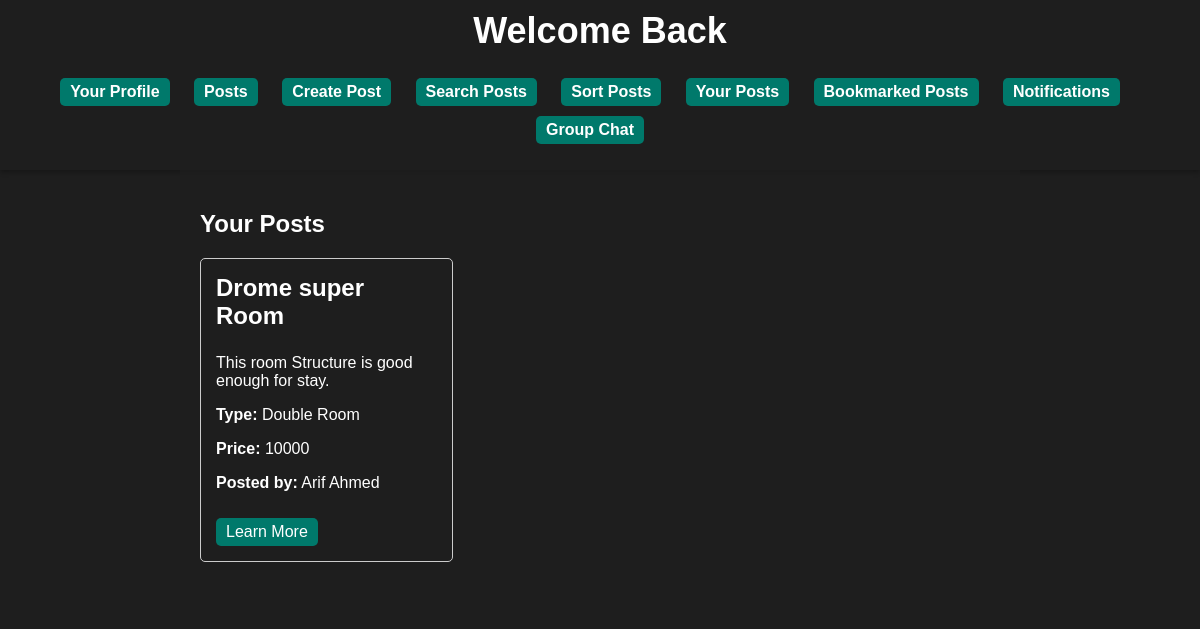
The app's page /users/teertho/posts/own/ (signed in) with its own data.
### users/models.py (models this page shows)
class DormRoom(models.Model):
    title = models.CharField(max_length=255)
    content = models.TextField()
    popularity = models.IntegerField(default=0)
    type = models.CharField(max_length=50)
    price = models.CharField(max_length=20)
    link = models.URLField(max_length=200, null=True)
    posted_by = models.ForeignKey(Register, on_delete=models.CASCADE, related_name='posted')
    comments = models.ManyToManyField(Comment, blank=True)
    bookmarked_by = models.ManyToManyField(Register, blank=True, related_name='bookmarked')

class Register(models.Model):
    username=models.CharField(max_length=30)
    email=models.EmailField()
    password=models.CharField(max_length=100)
    nid=models.IntegerField()

### users/views.py (the view)
# urls.py: path('<str:username>/posts/own/', views.own_posts, name='own_posts'),
def own_posts(request, username):
    username = request.session.get('username')
    user = get_object_or_404(Register, username=username)
    posts = DormRoom.objects.filter(posted_by = user)
    return render(request, 'own_posts.html', {'details' : posts, 'username' : username})

### users/templates/own_posts.html
{% extends "profile_base.html" %}
{% block content %}
<body style="background-image: url('/static/bg8.gif'); background-size: cover;">
    <h2>Your Posts</h2>
    <div class="room-grid">
        {% for room in details %}
            <div class="room-card">
                <h3>{{ room.title }}</h3>
                <p style="
                    display: -webkit-box;
                    -webkit-line-clamp: 4;
                    -webkit-box-orient: vertical;
                    overflow: hidden;">{{ room.content }}</p>
                <p><strong>Type:</strong> {{ room.type }}</p>
                <p><strong>Price:</strong> {{ room.price }}</p>
                <p><strong>Posted by:</strong> {{room.posted_by.username}}</p>
                <a href="{{ room.link }}" target="_blank">Learn More</a>
            </div>
        {% endfor %}
    </div>
</body>
{% endblock %}

### users/static/style.css (style rules this page uses)
body { font-family: Arial, sans-serif; margin: 0; padding: 0; background: #1E1E1E; color: #fff; }
.room-grid { display: grid; grid-template-columns: repeat(3, 1fr); gap: 20px; margin: 20px 0; }
.room-card { border: 1px solid #ccc; padding: 15px; border-radius: 5px; transition: transform 0.3s; }
h3 { margin-top: 0; font-size: 24px; transition: color 0.3s; }
a { display: inline-block; padding: 5px 10px; background-color: #00796B; color: #fff; text-decoration: none; border-radius: 5px; margin-top: 10px; transition: background 0.3s; }

### records on screen
DormRoom: title "Drome super Room", content "This room Structure is good enough for stay.", type "Double Room", price "10000", posted_by.username "Arif Ahmed"
